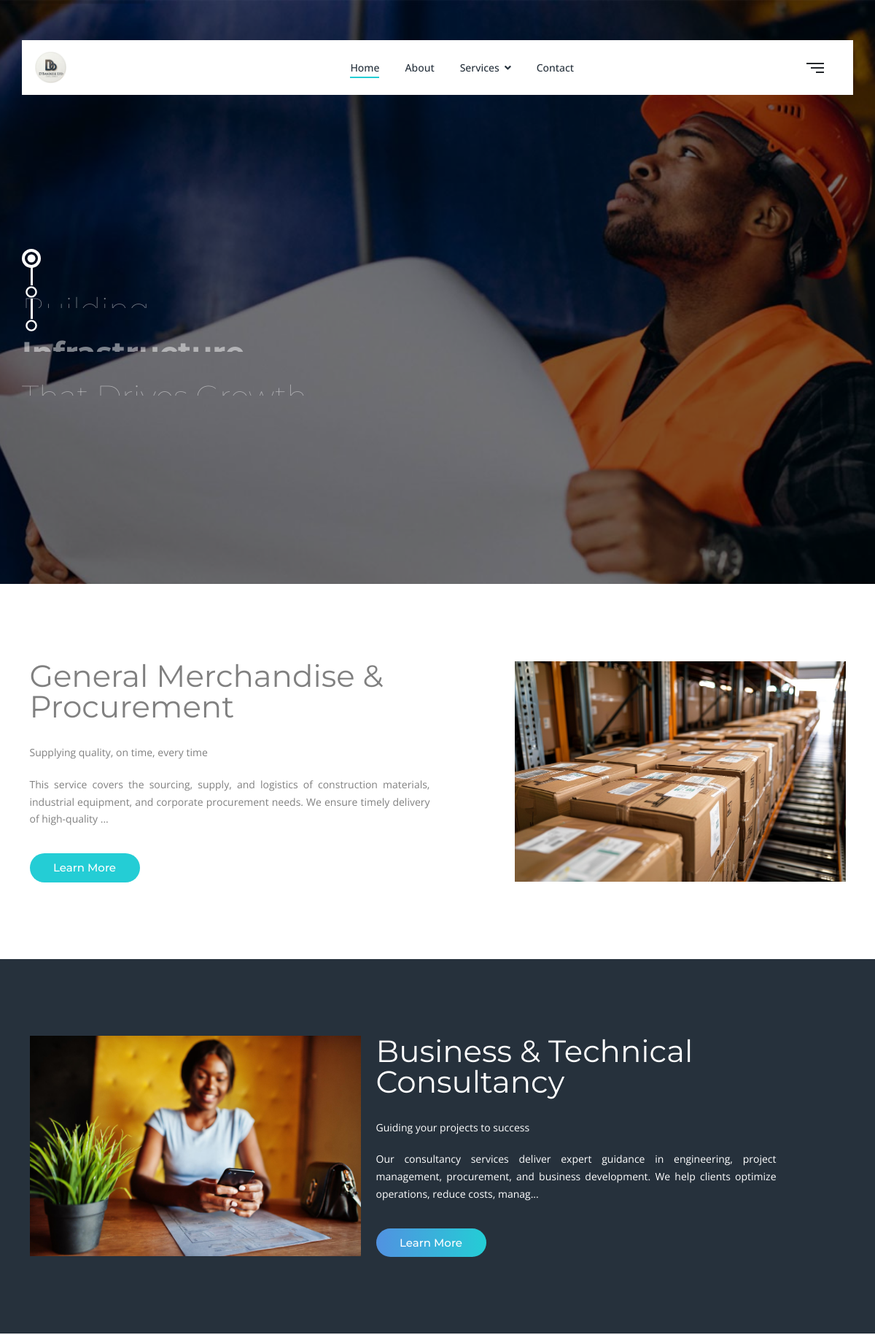
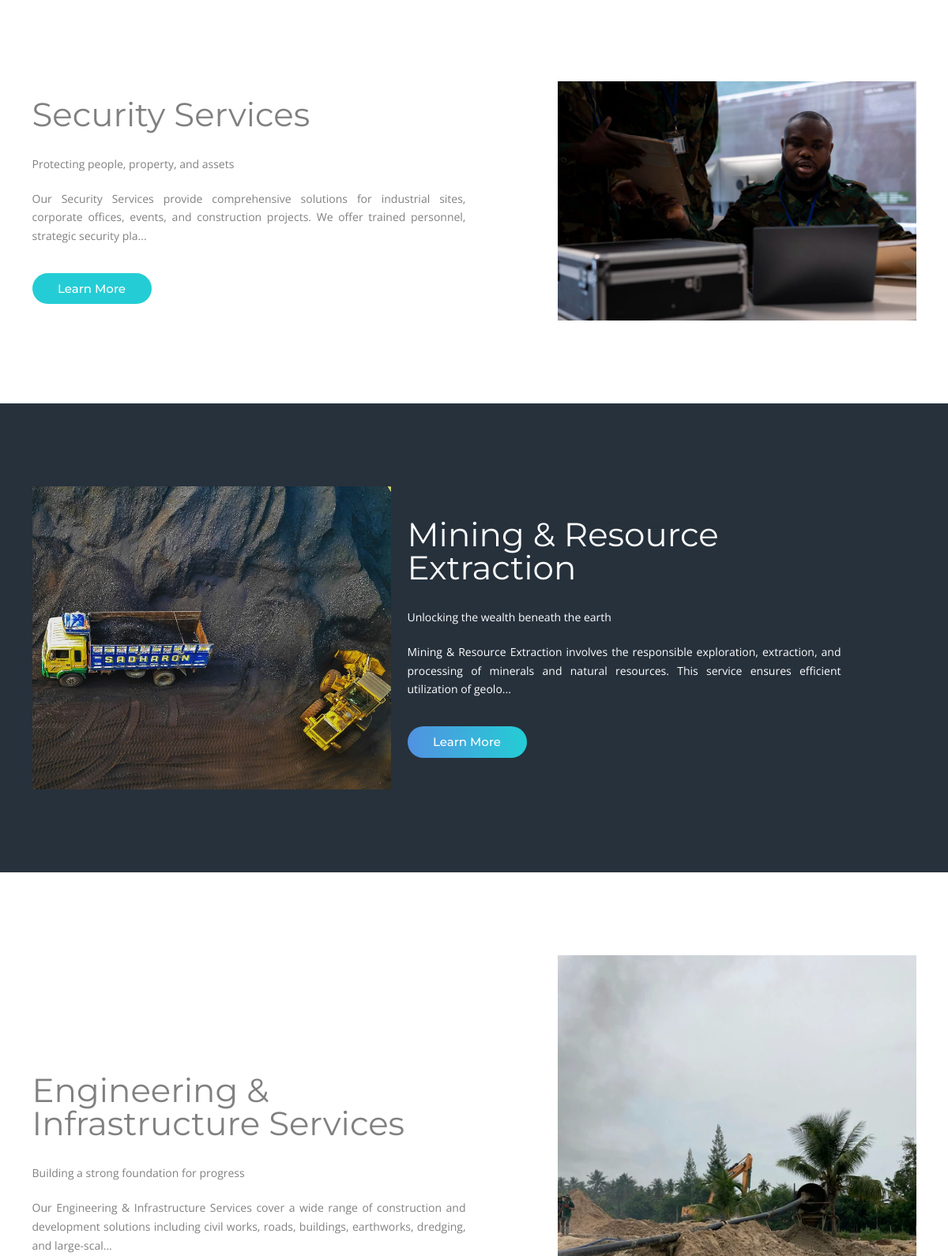
The page / (upper part) on the database its author committed (2 pictures, top to bottom).
### tables this page shows
CREATE TABLE `settings` (
  `id` int(11) NOT NULL,
  `discount_offer` text DEFAULT NULL,
  `about` longtext DEFAULT NULL,
  `phone` varchar(255) DEFAULT NULL,
  `email` varchar(255) DEFAULT NULL,
  `office_address` longtext DEFAULT NULL,
  `error_message` text DEFAULT NULL,
  `payment_notice` text DEFAULT NULL,
  `facebook` varchar(255) DEFAULT NULL,
  `instagram` varchar(255) DEFAULT NULL,
  `twitter` varchar(255) DEFAULT NULL,
  `linkedIn` varchar(255) DEFAULT NULL,
  `youtube` varchar(255) DEFAULT NULL,
  `whatsapp` varchar(255) DEFAULT NULL,
  `whatsapp_group` varchar(255) DEFAULT NULL,
  `logo` varchar(255) DEFAULT NULL,
  `status` tinyint(4) NOT NULL DEFAULT 0,
  `date` datetime NOT NULL DEFAULT current_timestamp()
);

CREATE TABLE `services` (
  `id` int(11) NOT NULL,
  `service_name` varchar(255) DEFAULT NULL,
  `slug` varchar(255) DEFAULT NULL,
  `caption` text DEFAULT NULL,
  `description` longtext DEFAULT NULL,
  `image` varchar(255) DEFAULT NULL,
  `status` varchar(10) NOT NULL DEFAULT 'active',
  `created_at` datetime NOT NULL DEFAULT current_timestamp()
);

### webadmin/classes/Database.php (called while the page is built, shortened)
<?php
class Database
{
    private $hostname = "localhost";
    private $username = "root";
    private $password = "";
    private $dbname = "dbandzee";
    private $conn;
    private function connect()
    {
        try {
            $this->conn = new PDO("mysql:host=$this->hostname;dbname=$this->dbname", $this->username, $this->password);
            $this->conn->setAttribute(PDO::ATTR_ERRMODE, PDO::ERRMODE_EXCEPTION);
        } catch (PDOException $th) {
            echo "Connection failed: " . $th->getMessage();
            die();
        }
    }
    public function getConnection()
    {
        return $this->conn;
    }
}

### webadmin/classes/functions.php (called while the page is built, shortened)
<?php
require 'Database.php';
require 'Service.php';
require 'Settings.php';
$database = new Database();
$service = new Service($database);
$settings = new Settings($database);
function setActivePage($pages = [])
{
    $currentPage = basename($_SERVER['PHP_SELF']);
    return in_array($currentPage, $pages) ? 'active' : '';
}

### webadmin/classes/Settings.php (called while the page is built, shortened)
<?php
class Settings
{
    private $db;
    public function __construct(Database $database)
    {
        $this->db = $database->getConnection();
    }
    public function getSettings($id, $status)
    {
        $sql = "SELECT * FROM settings WHERE id=? AND status=?";
        $statement = $this->db->prepare($sql);
        $statement->bindParam(1, $id, PDO::PARAM_INT);
        $statement->bindParam(2, $status, PDO::PARAM_INT);
        $statement->execute();
        $result = $statement->fetch(PDO::FETCH_ASSOC);
        if ($result != null) {
            return $result;
        } else {
            return $result = null;
        }
    }
}

### webadmin/classes/Service.php (called while the page is built, shortened)
<?php
class Service
{
    private $db;
    public function __construct(Database $database)
    {
        $this->db = $database->getConnection();
    }
    public function getServices($status = 'active')
    {
        $sql       = "SELECT * FROM services WHERE status=? ORDER BY created_at DESC";
        $statement = $this->db->prepare($sql);
        $statement->execute([$status]);
        return $statement->fetchAll(PDO::FETCH_ASSOC);
    }
}

### index.php (the view, shortened to what this page needs)
<?php
    include_once 'components/head.php';
    include_once 'components/header.php';
?>
<section id="main-banner-area" class="position-relative">
  <div
    id="revo_main_wrapper"
    class="rev_slider_wrapper fullwidthbanner-container m-0 p-0 bg-dark"
    data-alias="classic4export"
    data-source="gallery">
    <div
      id="vertical-bullets"
      class="rev_slider fullwidthabanner white vertical-tpb"
      data-version="5.4.1">
      <ul>
        <li
          data-index="rs-01"
          data-transition="fade"
          data-slotamount="default"
          data-easein="Power100.easeIn"
          data-easeout="Power100.easeOut"
          data-masterspeed="2000"
          data-fsmasterspeed="1500"
          data-param1="01">
          <div class="overlay overlay-dark opacity-5"></div>
          <div
            class="tp-caption tp-resizeme"
            data-x="['left','left','center','center']"
            data-hoffset="['0','0','0','0']"
            data-y="['middle','middle','middle','middle']"
            data-voffset="['-30','-30','-30','-30']"
            data-width="none"
            data-height="none"
            data-type="text"
            data-textAlign="['center','center','center','center']"
            data-responsive_offset="on"
            data-start="1000"
            data-frames='[{"from":"y:[100%];z:0;rX:0deg;rY:0;rZ:0;sX:1;sY:1;skX:0;skY:0;opacity:0;","mask":"x:0px;y:[100%];s:inherit;e:inherit;","speed":2000,"to":"o:1;","delay":1500,"ease":"Power4.easeInOut"},{"delay":"wait","speed":1000,"to":"y:[100%];","mask":"x:inherit;y:inherit;s:inherit;e:inherit;","ease":"Power2.easeInOut"}]'>
            <h1 class="text-capitalize font-xlight whitecolor text-center">
            </h1>
          </div>
          <div
            class="tp-caption tp-resizeme"
            data-x="['left','left','center','center']"
            data-hoffset="['0','0','0','0']"
            data-y="['middle','middle','middle','middle']"
            data-voffset="['30','30','30','30']"
            data-width="none"
            data-height="none"
            data-type="text"
            data-textAlign="['center','center','center','center']"
            data-responsive_offset="on"
            data-start="1000"
            data-frames='[{"from":"y:[100%];z:0;rX:0deg;rY:0;rZ:0;sX:1;sY:1;skX:0;skY:0;opacity:0;","mask":"x:0px;y:[100%];s:inherit;e:inherit;","speed":2000,"to":"o:1;","delay":1500,"ease":"Power4.easeInOut"},{"delay":"wait","speed":1000,"to":"y:[100%];","mask":"x:inherit;y:inherit;s:inherit;e:inherit;","ease":"Power2.easeInOut"}]'>
            <h1 class="text-capitalize font-bold whitecolor text-center">
            </h1>
          </div>
          <div
            class="tp-caption tp-resizeme"
            data-x="['left','left','center','center']"
            data-hoffset="['0','0','0','0']"
            data-y="['middle','middle','middle','middle']"
            data-voffset="['90','90','90','90']"
            data-width="none"
            data-height="none"
            data-type="text"
            data-textAlign="['center','center','center','center']"
            data-responsive_offset="on"
            data-start="1500"
            data-frames='[{"from":"y:[100%];z:0;rX:0deg;rY:0;rZ:0;sX:1;sY:1;skX:0;skY:0;opacity:0;","mask":"x:0px;y:[100%];s:inherit;e:inherit;","speed":2000,"to":"o:1;","delay":1500,"ease":"Power4.easeInOut"},{"delay":"wait","speed":1000,"to":"y:[100%];","mask":"x:inherit;y:inherit;s:inherit;e:inherit;","ease":"Power2.easeInOut"}]'>
            <h1 class="text-capitalize font-xlight whitecolor text-center">
            </h1>
          </div>
        </li>
      </ul>
    </div>
  </div>
</section>
<?php
    $services = $service->getServices('active');
    $count    = 0;
    if (! empty($services)) {
    foreach ($services as $srv) {
        $isDark = $count % 2 != 0;
        $sectionClass = $isDark ? "padding bgdark" : "padding";
        $textClass    = $isDark ? "text-white" : "";
        $btnClass     = $isDark ? "btnsecondary gradient-btn" : "btnprimary";
        $textAnim = $isDark ? "fadeInRight" : "fadeInLeft";
        $imgAnim  = $isDark ? "fadeInLeft" : "fadeInRight";
        ?>
    <section class="<?php echo $sectionClass ?>">
      <div class="container">
        <div class="row d-flex align-items-center">
          <?php if ($isDark) {?>
            <div class="col-lg-5 col-md-5 col-sm-5 mb-4 mb-lg-0 wow <?php echo $imgAnim ?>" data-wow-delay="300ms">
              <div class="image">
                <img
                  alt="<?php echo $srv['service_name'] ?>"
                  src="assets/images/services/<?php echo $srv['image'] ?? 'placeholder.png' ?>">
              </div>
            </div>
          <?php }?>
          <div class="col-lg-6 col-md-7 col-sm-7 <?php echo $textClass ?> wow <?php echo $textAnim ?>" data-wow-delay="300ms">
            <div class="heading-title mb-4">
              <h2 class="font-normal bottom30">
                <?php echo $srv['service_name'] ?>
              </h2>
            </div>
            <p class="bottom20" style="text-align: justify !important;"><?php echo $srv['caption'] ?></p>
            <p class="bottom35" style="text-align: justify !important;">
              <?php echo substr($srv['description'], 0, 180) ?>...
            </p>
            <a href="service-details.php?slug=<?php echo $srv['slug'] ?>"
              class="button <?php echo $btnClass ?> mb-sm-0 mb-4">
              Learn More
            </a>
          </div>
          <?php if (! $isDark) {?>
            <div class="col-lg-5 offset-lg-1 col-md-5 col-sm-5 mt-4 mt-lg-0 wow <?php echo $imgAnim ?>" data-wow-delay="300ms">
              <div class="image">
                <img
                  alt="<?php echo $srv['service_name'] ?>"
                  src="assets/images/services/<?php echo $srv['image'] ?? 'placeholder.png' ?>">
              </div>
            </div>
          <?php }?>
        </div>
      </div>
    </section>
<?php
    $count++;
    }
    }
?>
<?php
include_once 'components/scripts.php';
?>

### components/head.php (shortened to what this page needs)
<?php require_once
    'webadmin/classes/functions.php';
    $display_settings = $settings->getSettings(1, 1);
?>
<!doctype html>
<html lang="en">
<head>
    <link rel="stylesheet" href="assets/css/bootstrap.min.css" />
    <link rel="stylesheet" href="assets/css/all.min.css" />
    <link rel="stylesheet" href="assets/css/animate.min.css" />
    <link rel="stylesheet" href="assets/css/owl.carousel.min.css" />
    <link rel="stylesheet" href="assets/css/jquery.fancybox.min.css" />
    <link rel="stylesheet" href="assets/css/tooltipster.min.css" />
    <link rel="stylesheet" href="assets/css/cubeportfolio.min.css" />
    <link rel="stylesheet" href="assets/css/revolution/navigation.css" />
    <link rel="stylesheet" href="assets/css/revolution/settings.css" />
    <link rel="stylesheet" href="assets/css/style.css" />
</head>
<body>

### components/header.php (shortened to what this page needs)
<?php
    $servicesList = $service->getServices();
?>
<header class="site-header header-with-topbar" id="header">
    <nav class="navbar navbar-expand-lg transparent-bg static-nav darkcolor">
        <div class="container bg-white position-relative">
            <a class="navbar-brand ps-2" href="index.php">
                <img src="assets/images/settings/<?php echo $display_settings['logo'] ?? 'logo.png' ?>"
                    alt="D'bandzee Ltd" class="logo-default" />
            </a>
            <div class="collapse navbar-collapse">
                <ul class="navbar-nav mx-auto">
                    <li class="nav-item">
                        <a class="nav-link <?php echo setActivePage(['index.php']) ?>" href="index.php">Home</a>
                    </li>
                    <li class="nav-item">
                        <a class="nav-link <?php echo setActivePage(['about.php']) ?>" href="about.php">About</a>
                    </li>
                    <li class="nav-item dropdown position-relative">
                        <a class="nav-link dropdown-toggle <?php echo setActivePage(['services.php', 'service-details.php']) ?>"
                           href="services.php" data-bs-toggle="dropdown">
                            Services
                        </a>
                    </li>
                    <li class="nav-item">
                        <a class="nav-link <?php echo setActivePage(['contact.php']) ?>" href="contact.php">Contact</a>
                    </li>
                </ul>
            </div>
            <a href="javascript:void(0)" class="d-inline-block sidemenu_btn mr-0" id="sidemenu_toggle">
                <span class="bg-dark"></span>
                <span class="bg-dark"></span>
                <span class="bg-dark"></span>
            </a>
        </div>
    </nav>
</header>

### components/scripts.php (shortened to what this page needs)
  </body>
</html>

### assets/css/revolution/settings.css (style rules this page uses)
.rev_slider_wrapper { position:relative;z-index:0;width:100% }
.rev_slider { position:relative;overflow:visible }
.rev_slider>ul,.rev_slider>ul>li,.rev_slider>ul>li:before,.rev_slider_wrapper>ul,.tp-revslider-mainul>li,.tp-revslider-mainul>li:before,.tp-simpleresponsive>ul,.tp-simpleresponsive>ul>li,.tp-simpleresponsive>ul>li:before { list-style:none!important;position:absolute;margin:0!important;padding:0!important;overflow-x:visible;overflow-y:visible;background-image:none;background-position:0 0;text-indent:0;top:0;left:0 }
.rev_slider>ul>li,.rev_slider>ul>li:before,.tp-revslider-mainul>li,.tp-revslider-mainul>li:before,.tp-simpleresponsive>ul>li,.tp-simpleresponsive>ul>li:before { visibility:hidden }
.tp-revslider-mainul,.tp-revslider-slidesli { padding:0!important;margin:0!important;list-style:none!important }
.fullscreen-container,.fullwidthbanner-container { padding:0;position:relative }
.rev_slider li.tp-revslider-slidesli { position:absolute!important }
.rev_slider .caption,.rev_slider .tp-caption { position:relative;visibility:hidden;white-space:nowrap;display:block;-webkit-font-smoothing:antialiased!important;z-index:1 }
.rev_slider .caption,.rev_slider .tp-caption,.tp-simpleresponsive img { -moz-user-select:none;-khtml-user-select:none;-webkit-user-select:none;-o-user-select:none }
.rev_slider .tp-mask-wrap .tp-caption,.rev_slider .tp-mask-wrap :last-child,.wpb_text_column .rev_slider .tp-mask-wrap .tp-caption,.wpb_text_column .rev_slider .tp-mask-wrap :last-child { margin-bottom:0 }
.fullwidthbanner-container { overflow:hidden }
.fullwidthbanner-container .fullwidthabanner { width:100%;position:relative }

### rows shown on the page
settings: logo (picture)
services: service_name "General Merchandise & Procurement", caption "Supplying quality, on time, every time", description "This service covers the sourcing, supply, and logistics of construction materials, industrial equipment, and corporate procurement needs. We ensure timely delivery of high-quality", image (picture)
services: image (picture), service_name "Business & Technical Consultancy", caption "Guiding your projects to success", description "Our consultancy services deliver expert guidance in engineering, project management, procurement, and business development. We help clients optimize operations, reduce costs, manag"
services: service_name "Security Services", caption "Protecting people, property, and assets", description "Our Security Services provide comprehensive solutions for industrial sites, corporate offices, events, and construction projects. We offer trained personnel, strategic security pla", image (picture)
services: image (picture), service_name "Mining & Resource Extraction", caption "Unlocking the wealth beneath the earth", description "Mining & Resource Extraction involves the responsible exploration, extraction, and processing of minerals and natural resources. This service ensures efficient utilization of geolo"
services: service_name "Engineering & Infrastructure Services", caption "Building a strong foundation for progress", description "Our Engineering & Infrastructure Services cover a wide range of construction and development solutions including civil works, roads, buildings, earthworks, dredging, and large-scal", image (picture)
